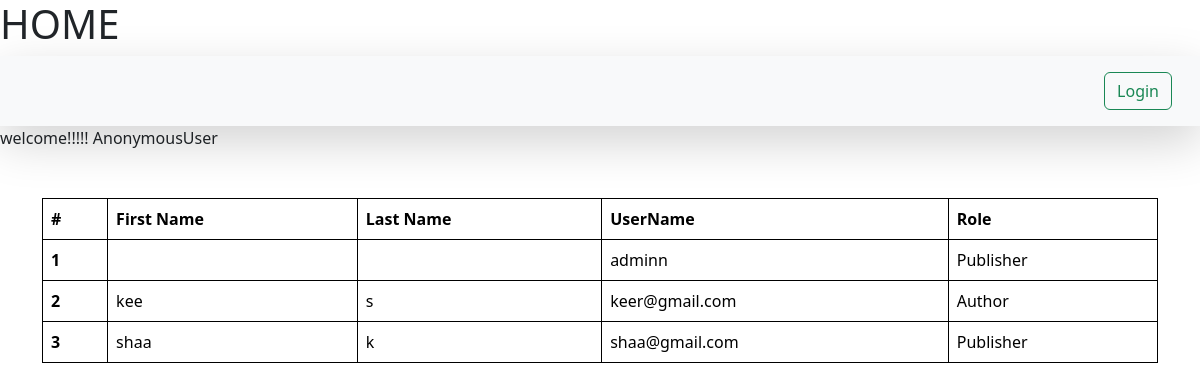
The app's page /view-users/, older data.
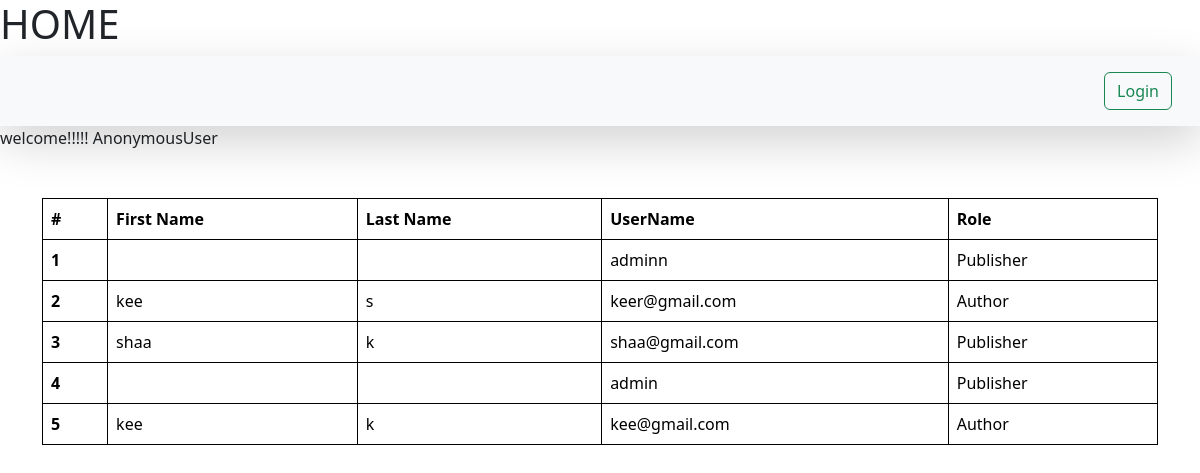
The same page, newer data.
### article/models.py (models this page shows)
class User(AbstractUser):
    is_author = models.BooleanField(default=False)
    is_publisher = models.BooleanField(default=False)

### article/views.py (the view)
# urls.py: path('view-users/',viewUsers,name ="viewUsers"),
def viewUsers(request):
    queryset= User.objects.all()
    print(queryset)
    context = {'users': queryset}
    return render(request, "viewUsers.html",context)

### article/templates/viewUsers.html (shortened to what this page needs)
{% extends "base.html" %}
{% block start %}
{{request.user}}
<div class="container mt-5">
<table class="table mt-5">
    <thead>
      <tr>
        <th scope="col">#</th>
        <th scope="col">First Name </th>
        <th scope="col">Last Name</th>
        <th scope="col">UserName</th>
        <th scope="col">Role </th>
      </tr>
    </thead>
    <tbody>
      {% for user in users %}
      <tr>
        <th scope="row">{{forloop.counter}}</th>
        <td>{{user.first_name}}</td>
        <td>{{user.last_name}}</td>
        <td>{{user.username}}</td>
        <td>
 {% with result=user.is_author|yesno:"Author,Publisher" %}
            {{ result }}
            {% endwith %}
        </td>
      </tr>
      {% endfor %}
    </tbody>
  </table>
</div>
  {% endblock %}

Row changes from the older to the newer data that the page shows:
added User: username "admin", user "Publisher"
added User: first_name "kee", last_name "k", username "kee@gmail.com", user "Author"
